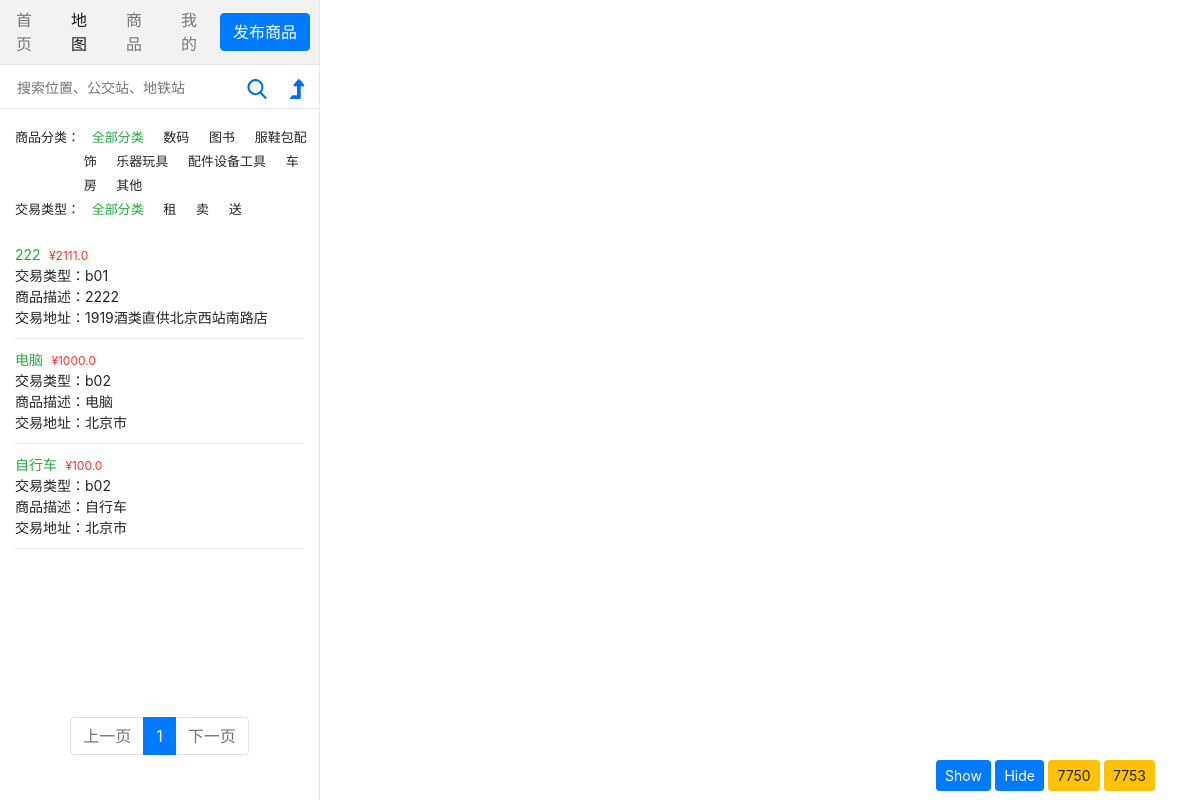
The app's page /goods/map/, older data.
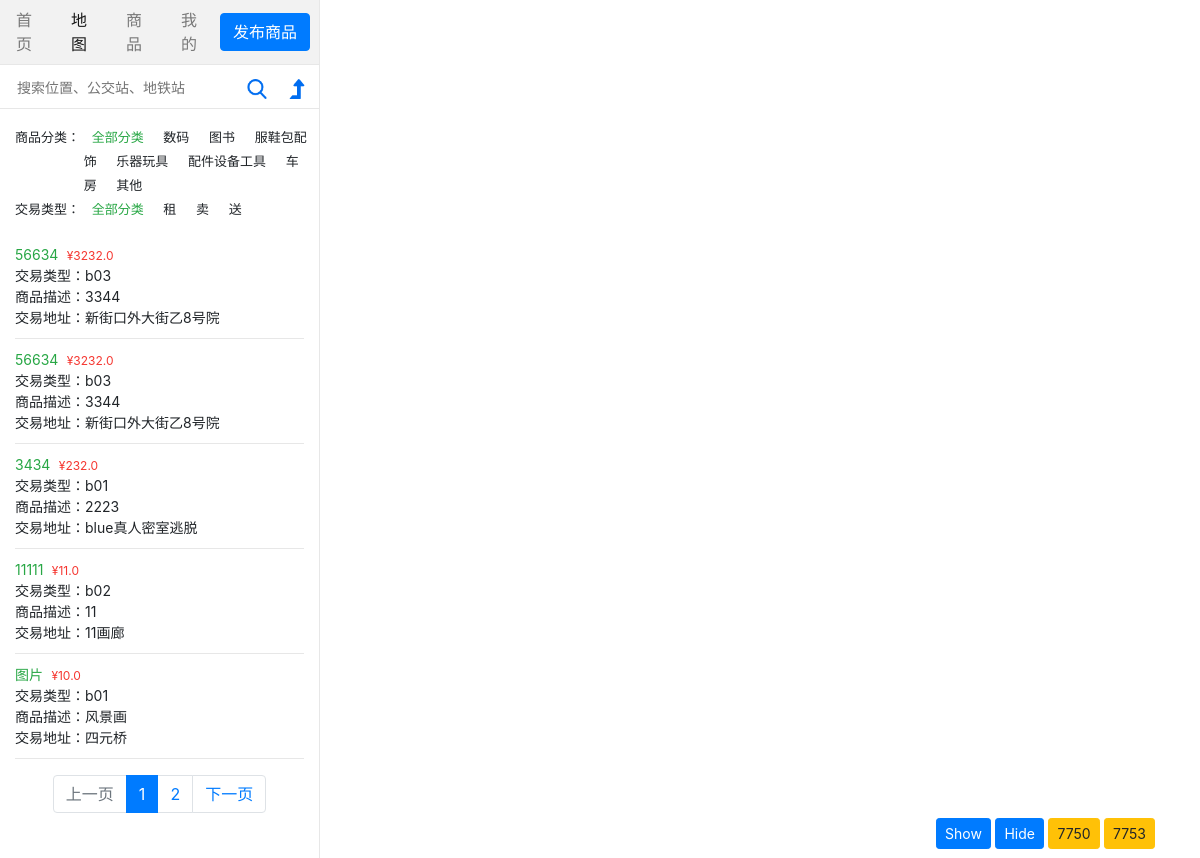
The same page, newer data.
### goods/models.py (models this page shows)
class Goods_detail(models.Model):
    Detail_Cat = {
        ('c01', '数码产品'),
        ('c02', '图书'),
        ('c03', '服鞋包配饰'),
        ('c04', '乐器玩具'),
        ('c05', '配件设备工具'),
        ('c06', '车房'),
        ('c0', '其他')
    }
    Large_Cat = (
        ('b01', '租'),
        ('b02', '卖'),
        ('b03', '送')
    )
    title = models.CharField(max_length=20)
    description = models.CharField(max_length=200)
    category = models.CharField(max_length=20, choices=Detail_Cat)
    large_category = models.CharField(max_length=10, choices=Large_Cat)
    price = models.FloatField()
    phone = models.CharField(max_length=20)
    pub_date = models.DateTimeField(default=django.utils.timezone.now)
    address = models.CharField(max_length=100)
    img_1 = models.ImageField(default="img_upload/001.png", upload_to="img_upload")
    img_2 = models.ImageField(default="img_upload/001.png", upload_to="img_upload")
    img_3 = models.ImageField(default="img_upload/001.png", upload_to="img_upload")
    coordinate_x = models.FloatField()
    coordinate_y = models.FloatField()
    class Meta:
        db_table = 'goods_detail'

### goods/views.py (the view)
# urls.py: path('map/', views.map, name='map'),
def map(request):
    if request.method == 'POST':
        upload_good(request)
    latest_good_list = Goods_detail.objects.order_by('-pub_date')
    paginator = Paginator(latest_good_list, 5)
    page = request.GET.get('page', 1)
    try:
        contacts = paginator.page(page)
    except PageNotAnInteger:
        contacts = paginator(1)
    except EmptyPage:
        contacts = paginator.page(paginator.num_pages)
    return render(request, 'goods/map.html', {"contacts": contacts})

### goods/templates/goods/map.html (shortened to what the changed rows need)
{% load static %}
<!DOCTYPE html>
<html>
<head>
    <link rel="stylesheet" href="https://stackpath.bootstrapcdn.com/bootstrap/4.1.3/css/bootstrap.min.css">
    <link rel="stylesheet" href="http://www.minedata.cn//minemapapi/v2.0.0/minemap.css">
    <link rel="stylesheet" href="{% static 'goods/map.css' %}">
</head>
<body>
<div class="container-left">
    <div id="product_list">
        <div id="goodlist">
            <ul>
                {% for good in contacts.object_list %}
                    <li id={{ good.id }} class="good_list">
                        <div style="cursor: pointer;" class="good_general">
                            <p><span class="good-title">{{ good.title }}</span><span class="price">	&#165;{{ good.price }}</span></p>
                            <p>交易类型：<span class="large-category">{{ good.large_category }}</span></p>
                            <p>商品描述：<span class="description">{{ good.description }}</span></p>
                            <p>交易地址：<span class="address">{{ good.address }}</span></p>
                        </div>
                    </li>
                {% endfor %}
            </ul>
        </div>
        <nav aria-label="Page navigation example">
            <ul class="pagination justify-content-center">
                {% if contacts.has_next %}
                    <li class="page-item" >
                        <a class="page-link" href="?page={{ contacts.next_page_number }}">{{ contacts.next_page_number  }}</a>
                    </li>
                    <li class="page-item">
                        <a class="page-link" href="?page={{ contacts.next_page_number  }}">下一页</a>
                    </li>
                {% else %}
                    <li class="page-item disabled">
                        <a class="page-link" href="javascript:void(0)">下一页</a>
                    </li>
                {% endif %}
            </ul>
        </nav>
    </div>
</div>
</body>
</html>

Row changes from the older to the newer data that the page shows:
removed Goods_detail: title "222", price "2111.0", large_category "b01", description "2222", address "1919酒类直供北京西站南路店"
no longer on this page (row edited): Goods_detail: title "电脑", price "1000.0", large_category "b02", description "电脑", address "北京市"
no longer on this page (row edited): Goods_detail: title "自行车", price "100.0", large_category "b02", description "自行车", address "北京市"
added Goods_detail: title "56634", price "3232.0", large_category "b03", description "3344", address "新街口外大街乙8号院"
added Goods_detail: title "56634", price "3232.0", large_category "b03", description "3344", address "新街口外大街乙8号院"
added Goods_detail: title "3434", price "232.0", large_category "b01", description "2223", address "blue真人密室逃脱"
added Goods_detail: title "11111", price "11.0", large_category "b02", description "11", address "11画廊"
added Goods_detail: title "图片", price "10.0", large_category "b01", description "风景画", address "四元桥"
Text that changed along with them:
{{ contacts.next_page_number }}: (not shown) → "2"
